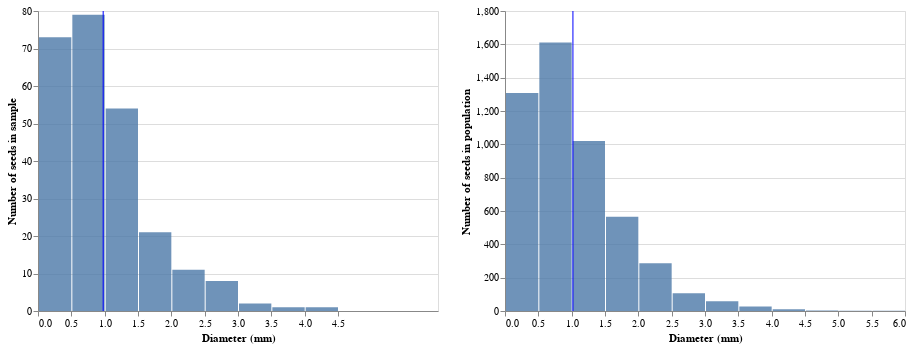

Here is the notebook cell this chart was saved with:
### Markdown cell above
The cell below produces a histogram of the sample values, and displays it alongside the histogram of population values.

### Code cell
# base layer
base_samp = alt.Chart(sample).properties(width = 400, height = 300)

# histogram of diameter measurements
hist_samp = base_samp.mark_bar(opacity = 0.8).encode(
    x = alt.X('diameter', 
              bin = alt.Bin(maxbins = 20),
              scale = alt.Scale(domain = (0, 6)),
              title = 'Diameter (mm)'),
    y = alt.Y('count()', title = 'Number of seeds in sample')
)

# vertical line for population mean
mean_samp = base_samp.mark_rule(color='blue').encode(
    x = 'mean(diameter)'
)

# display
hist_samp + mean_samp | hist_pop + mean_pop

### Figure 1 — Vega-Lite specification as saved in the notebook (floating-point values rounded to 4 significant figures; data arrays with more than 128 entries replaced by an {"elided": "..."} marker saying what was removed)
{"config": {"view": {"continuousWidth": 400, "continuousHeight": 300}}, "hconcat": [{"layer": [{"mark": {"type": "bar", "opacity": 0.8}, "encoding": {"x": {"type": "quantitative", "bin": {"maxbins": 20}, "field": "diameter", "scale": {"domain": [0, 6]}, "title": "Diameter (mm)"}, "y": {"type": "quantitative", "aggregate": "count", "title": "Number of seeds in sample"}}, "height": 300, "width": 400}, {"mark": {"type": "rule", "color": "blue"}, "encoding": {"x": {"type": "quantitative", "aggregate": "mean", "field": "diameter"}}, "height": 300, "width": 400}], "data": {"name": "data-7a55704d879ba0c1ee47b495e162a1b0"}}, {"layer": [{"mark": {"type": "bar", "opacity": 0.8}, "encoding": {"x": {"type": "quantitative", "bin": {"maxbins": 20}, "field": "diameter", "scale": {"domain": [0, 6]}, "title": "Diameter (mm)"}, "y": {"type": "quantitative", "aggregate": "count", "title": "Number of seeds in population"}}, "height": 300, "width": 400}, {"mark": {"type": "rule", "color": "blue"}, "encoding": {"x": {"type": "quantitative", "aggregate": "mean", "field": "diameter"}}, "height": 300, "width": 400}], "data": {"name": "data-a380aeb89abe40f2b96feb01db994829"}}], "$schema": "https://vega.github.io/schema/vega-lite/v4.0.2.json", "datasets": {"data-7a55704d879ba0c1ee47b495e162a1b0": {"elided": "250 records"}, "data-a380aeb89abe40f2b96feb01db994829": {"elided": "5000 records"}}}
